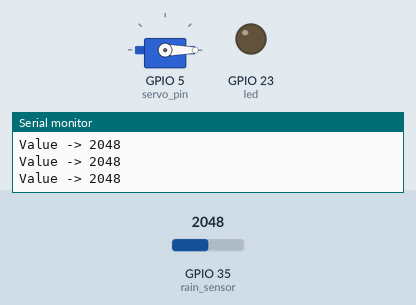
Simulated run of this sketch. Board: ESP32. Shown: servo, output pins drawn as LEDs (lit = HIGH), the last lines printed to the serial monitor. Inputs (shaded band) come from the test bench; at power-on: GPIO 35 (rain_sensor) = 2048.

Above: at 1.2 s.
1.3 s: GPIO 35 (rain_sensor) set to 1566
2.8 s: GPIO 35 (rain_sensor) set to 1474
At 3.6 s:
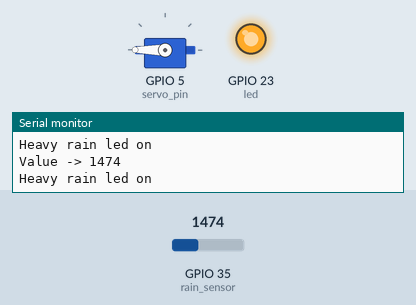
4.3 s: GPIO 35 (rain_sensor) set to 1540
At 5.1 s:
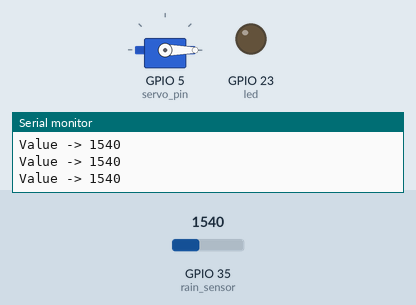
5.8 s: GPIO 35 (rain_sensor) set to 1460
At 6.5 s:
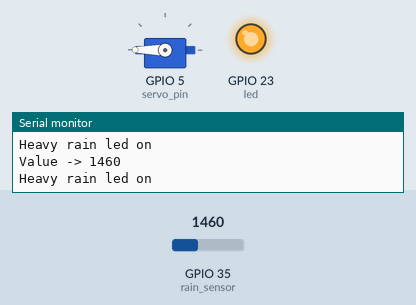
Timing chart, 0 to 8.3 s (numbered marks = the images above; inputs shaded):
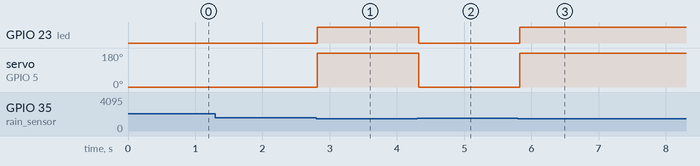

The sketch:

Rain_Sensor.ino
```cpp
#include<ESP32Servo.h> // Include the ESP32Servo library to control the servo motor

#define led 23          // Define the GPIO pin number for the LED
#define rain_sensor 35  // Define the analog pin number for the rain sensor
#define servo_pin 5     // Define the GPIO pin number for the servo motor

Servo servo;            // Create a Servo object to control the servo motor

void setup() {
  // put your setup code here, to run once:
  Serial.begin(9600);   // Start serial communication with a baud rate of 9600
  pinMode(led, OUTPUT); // Set the LED pin as output
  servo.attach(servo_pin); // Attach the servo motor to the specified GPIO pin
  servo.write(0);       // Move the servo motor to its initial position (0 degrees)
}

void loop() {
  // put your main code here, to run repeatedly:
  int value = analogRead(rain_sensor); // Read the analog value from the rain sensor
  Serial.print("Value -> "); // Print a label for the rain sensor value
  Serial.println(value);     // Print the current value read from the rain sensor

  if (value < 1500) {
    digitalWrite(led, HIGH); // Turn on the LED if the rain sensor value is less than 1500 (indicating heavy rain)
    Serial.println("Heavy rain led on"); // Print a message indicating heavy rain status
    servo.write(180);     // Move the servo motor to its maximum angle position (180 degrees)
    delay(50);            // Add a delay to avoid rapid servo movements
  } else {
    digitalWrite(led, LOW); // Turn off the LED if the rain sensor value is greater than or equal to 1500
    servo.write(0);         // Move the servo motor to its minimum angle position (0 degrees)
    delay(50);              // Add a delay to avoid rapid servo movements
  }
}
```

Measured:
- the behaviour switches between 1500 and 1499 on GPIO 35 (rain_sensor) (found by bisection; images 0 and 1)
- after the input at 2.8 s, GPIO 23 (led): LOW → HIGH at once; servo on GPIO 5 (servo_pin): 0° → 180° at once
- after the input at 4.3 s, GPIO 23 (led): HIGH → LOW at once; servo on GPIO 5 (servo_pin): 180° → 0° at once
- after the input at 5.8 s, GPIO 23 (led): LOW → HIGH at once; servo on GPIO 5 (servo_pin): 0° → 180° at once
